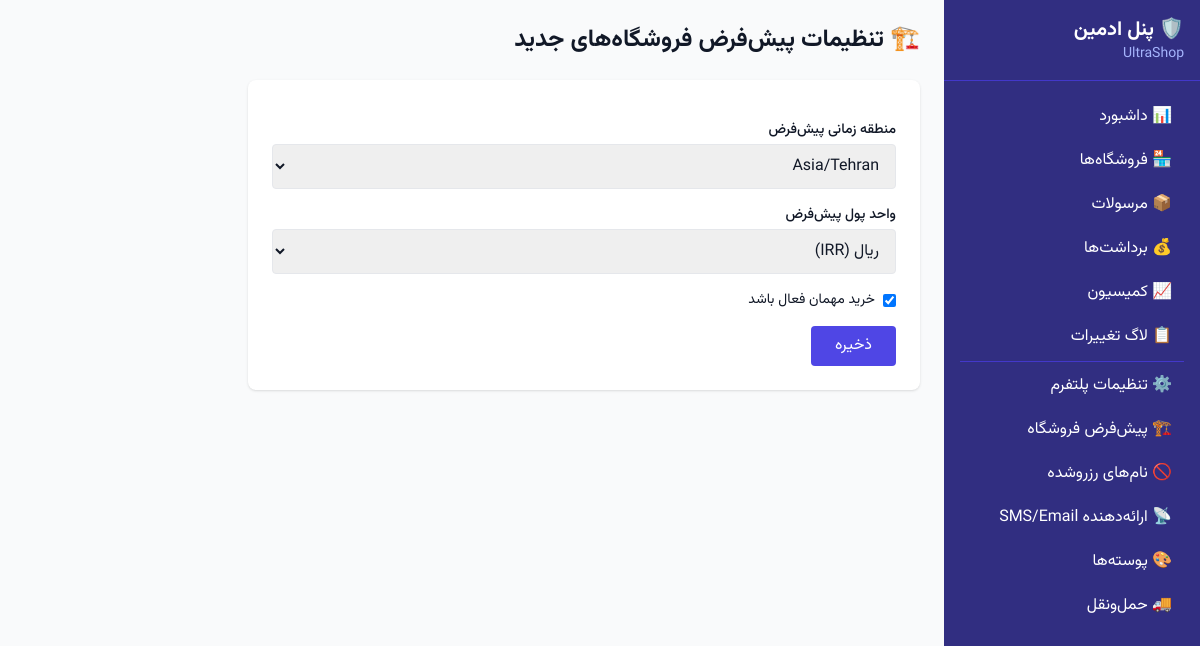
/platform/settings/defaults/ (signed in), run on the app's committed database.
### core/models.py (models this page shows, shortened)
class PlatformSettings(models.Model):
    name = models.CharField(max_length=200, default="UltraShop")
    support_email = models.EmailField(default="support@ultra-shop.com")
    terms_url = models.URLField(blank=True, default="")
    privacy_url = models.URLField(blank=True, default="")
    logo = models.ImageField(upload_to="platform/", blank=True, null=True)
    favicon = models.ImageField(upload_to="platform/", blank=True, null=True)
    default_timezone = models.CharField(max_length=50, default="Asia/Tehran")
    default_currency = models.CharField(max_length=10, default="IRR")
    default_guest_checkout = models.BooleanField(default=True)
    reserved_usernames = models.JSONField(
        default=list,
        blank=True,
        help_text="JSON array of reserved subdomain names",
    )
    sms_provider = models.CharField(max_length=50, blank=True, default="")
    sms_api_key_encrypted = models.TextField(blank=True, default="")
    sms_sender = models.CharField(max_length=30, blank=True, default="")
    email_host = models.CharField(max_length=200, blank=True, default="")
    email_port = models.PositiveIntegerField(default=587)
    email_username = models.CharField(max_length=200, blank=True, default="")
    email_password_encrypted = models.TextField(blank=True, default="")
    email_use_tls = models.BooleanField(default=True)
    email_from = models.EmailField(blank=True, default="")
    shipping_enabled = models.BooleanField(default=True)
    class Meta:
        db_table = "platform_settings"
        verbose_name_plural = "Platform Settings"
    @classmethod
    def load(cls):
        obj, _ = cls.objects.get_or_create(pk=1)
        return obj

### platform_admin/views.py (the view, shortened to what this page needs)
# urls.py: path("settings/defaults/", views.DefaultStoreSettingsView.as_view(), name="default-settings"),
class DefaultStoreSettingsView(PlatformAdminMixin, TemplateView):
    template_name = "platform_admin/default_settings.html"
    def get_context_data(self, **kwargs):
        ctx = super().get_context_data(**kwargs)
        ctx["settings"] = PlatformSettings.load()
        return ctx

### core/context_processors.py (called while the page is built)
def platform_settings(request):
    try:
        ps = PlatformSettings.load()
    except Exception:
        ps = None
    return {"platform_settings": ps}

### platform_admin/views.py (called while the page is built)
    def test_func(self):
        return self.request.user.groups.filter(name="PlatformAdmin").exists() or self.request.user.is_superuser

### templates/platform_admin/default_settings.html (shortened to what this page needs)
{% extends "platform_admin/base.html" %}
{% block content %}
<h2 class="text-2xl font-bold mb-6">🏗️ تنظیمات پیش‌فرض فروشگاه‌های جدید</h2>
<form method="post" class="bg-white rounded-lg shadow p-6 max-w-2xl space-y-4">
    <div>
        <label class="block text-sm font-medium mb-1">منطقه زمانی پیش‌فرض</label>
        <select name="default_timezone" class="w-full border rounded px-3 py-2">
            <option value="Asia/Tehran" {% if settings.default_timezone == "Asia/Tehran" %}selected{% endif %}>Asia/Tehran</option>
        </select>
    </div>
    <div>
        <label class="block text-sm font-medium mb-1">واحد پول پیش‌فرض</label>
        <select name="default_currency" class="w-full border rounded px-3 py-2">
            <option value="IRR" {% if settings.default_currency == "IRR" %}selected{% endif %}>ریال (IRR)</option>
        </select>
    </div>
    <div class="flex items-center gap-2">
        <input type="checkbox" name="default_guest_checkout" id="guest" {% if settings.default_guest_checkout %}checked{% endif %}>
        <label for="guest" class="text-sm">خرید مهمان فعال باشد</label>
    </div>
    <button type="submit" class="bg-indigo-600 text-white px-6 py-2 rounded hover:bg-indigo-700">ذخیره</button>
</form>
{% endblock %}

### templates/platform_admin/base.html (shortened to what this page needs)
{% extends "base.html" %}
{% block body %}
<div class="flex min-h-screen">
    <aside class="w-64 bg-indigo-900 text-white flex-shrink-0">
        <div class="p-4 border-b border-indigo-700">
            <h1 class="text-xl font-bold">🛡️ پنل ادمین</h1>
            <p class="text-indigo-300 text-sm">{{ platform_settings.name|default:"UltraShop" }}</p>
        </div>
        <nav class="p-4 space-y-1">
            <a href="{% url 'platform_admin:dashboard' %}" class="block px-3 py-2 rounded hover:bg-indigo-800">📊 داشبورد</a>
            <a href="{% url 'platform_admin:store-list' %}" class="block px-3 py-2 rounded hover:bg-indigo-800">🏪 فروشگاه‌ها</a>
            <a href="{% url 'platform_admin:shipment-list' %}" class="block px-3 py-2 rounded hover:bg-indigo-800">📦 مرسولات</a>
            <a href="{% url 'platform_admin:payout-list' %}" class="block px-3 py-2 rounded hover:bg-indigo-800">💰 برداشت‌ها</a>
            <a href="{% url 'platform_admin:commission-report' %}" class="block px-3 py-2 rounded hover:bg-indigo-800">📈 کمیسیون</a>
            <a href="{% url 'platform_admin:audit-log' %}" class="block px-3 py-2 rounded hover:bg-indigo-800">📋 لاگ تغییرات</a>
            <hr class="border-indigo-700 my-2">
            <a href="{% url 'platform_admin:settings' %}" class="block px-3 py-2 rounded hover:bg-indigo-800">⚙️ تنظیمات پلتفرم</a>
            <a href="{% url 'platform_admin:default-settings' %}" class="block px-3 py-2 rounded hover:bg-indigo-800">🏗️ پیش‌فرض‌ فروشگاه</a>
            <a href="{% url 'platform_admin:reserved-usernames' %}" class="block px-3 py-2 rounded hover:bg-indigo-800">🚫 نام‌های رزروشده</a>
            <a href="{% url 'platform_admin:provider-config' %}" class="block px-3 py-2 rounded hover:bg-indigo-800">📡 ارائه‌دهنده SMS/Email</a>
            <a href="{% url 'platform_admin:theme-preset-list' %}" class="block px-3 py-2 rounded hover:bg-indigo-800">🎨 پوسته‌ها</a>
            <a href="{% url 'platform_admin:carrier-list' %}" class="block px-3 py-2 rounded hover:bg-indigo-800">🚚 حمل‌ونقل</a>
        </nav>
    </aside>
    <main class="flex-1 p-6">
        {% block content %}{% endblock %}
    </main>
</div>
{% endblock %}

### templates/base.html (style rules this page uses)
body { font-family: 'Vazirmatn', Tahoma, sans-serif; }
[dir="rtl"] { direction: rtl; text-align: right; }

### data on the page
PlatformSettings: name "UltraShop", default_timezone "Asia/Tehran", default_currency "ریال (IRR)", default_guest_checkout "☑"
